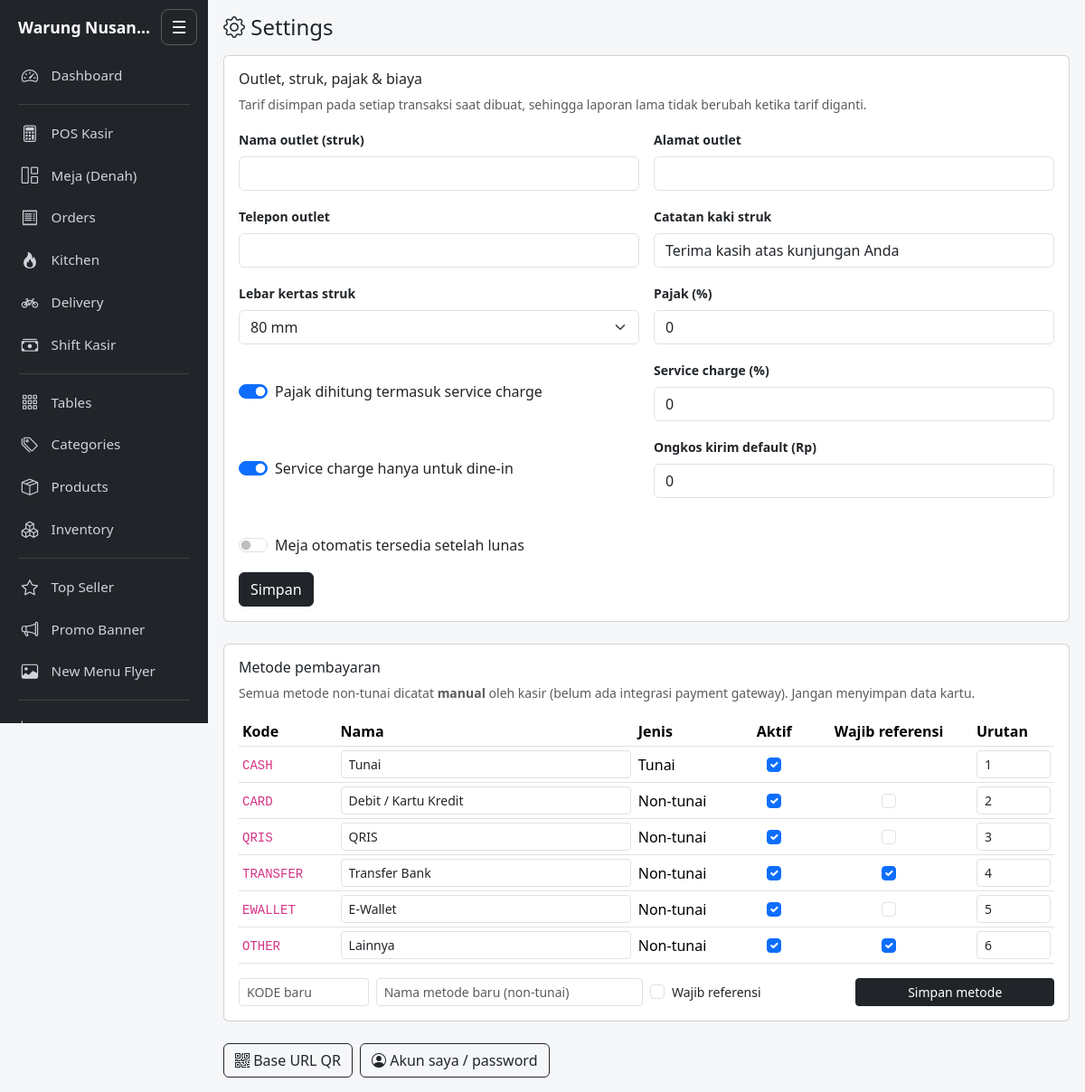
Screenshot of /admin/settings.php (signed in) with the database file from the repository.
### tables this page shows
CREATE TABLE IF NOT EXISTS payment_methods (
  id INT UNSIGNED NOT NULL AUTO_INCREMENT PRIMARY KEY,
  code VARCHAR(20) NOT NULL UNIQUE,
  name VARCHAR(50) NOT NULL,
  type ENUM('CASH','NONCASH') NOT NULL,
  requires_reference TINYINT(1) NOT NULL DEFAULT 0,
  is_active TINYINT(1) NOT NULL DEFAULT 1,
  sort_order SMALLINT UNSIGNED NOT NULL DEFAULT 0
);

### includes/functions.php (called while the page is built, shortened)
<?php
function db(): PDO
{
    static $pdo = null;
    if ($pdo === null) {
        $c = require ROOT_PATH . '/config/database.php';
        $dsn = 'mysql:host=' . $c['host'] . ';dbname=' . $c['name'] . ';charset=utf8mb4';
        $pdo = new PDO($dsn, $c['user'], $c['pass'], [
            PDO::ATTR_ERRMODE            => PDO::ERRMODE_EXCEPTION,
            PDO::ATTR_DEFAULT_FETCH_MODE => PDO::FETCH_ASSOC,
            PDO::ATTR_EMULATE_PREPARES   => false,
            PDO::MYSQL_ATTR_INIT_COMMAND => "SET time_zone = '+07:00'",
        ]);
    }
    return $pdo;
}
function e($value): string
{
    return htmlspecialchars((string) $value, ENT_QUOTES, 'UTF-8');
}

### includes/orders.php (called while the page is built, shortened)
<?php
require_once __DIR__ . '/functions.php';
function settings_all(): array
{
    static $all = null;
    if ($all === null) {
        $all = [];
        foreach (db()->query('SELECT setting_key, setting_value FROM settings') as $r) {
            $all[$r['setting_key']] = $r['setting_value'];
        }
    }
    return $all;
}
function setting(string $key, string $default = ''): string
{
    $a = settings_all();
    return isset($a[$key]) ? $a[$key] : $default;
}

### includes/auth.php (called while the page is built, shortened)
<?php
require_once __DIR__ . '/functions.php';
function current_user(): ?array
{
    static $cache = false;
    if ($cache !== false) {
        return $cache;
    }
    $cache = null;
    if (!empty($_SESSION['user_id'])) {
        $st = db()->prepare('SELECT u.id, u.username, u.name, u.is_active, u.role_id, r.code AS role_code, r.name AS role_name
                             FROM users u JOIN roles r ON r.id = u.role_id WHERE u.id = ?');
        $st->execute([$_SESSION['user_id']]);
        $u = $st->fetch();
        if ($u && $u['is_active']) {
            $cache = $u;
        } else {
            $_SESSION = [];
        }
    }
    return $cache;
}
function user_permissions(): array
{
    static $perms = null;
    if ($perms !== null) {
        return $perms;
    }
    $u = current_user();
    if ($u['role_code'] === 'ADMIN') {
        return $perms = array_keys(PERMISSIONS);
    }
    $st = db()->prepare('SELECT permission FROM role_permissions WHERE role_id = ?');
    $st->execute([$u['role_id']]);
    return $perms = $st->fetchAll(PDO::FETCH_COLUMN);
}
function can($perm): bool
{
    $have = user_permissions();
    foreach ((array) $perm as $p) {
        if (in_array($p, $have, true)) {
            return true;
        }
    }
    return false;
}
function require_permission($perm, bool $json = false): void
{
    if (can($perm)) {
        return;
    }
    include ROOT_PATH . '/includes/header.php';
    include ROOT_PATH . '/includes/footer.php';
    exit;
}

### admin/settings.php (the view, shortened to what this page needs)
<?php
require_once __DIR__ . '/../includes/auth.php';
require_once __DIR__ . '/../includes/orders.php';
$pdo = db();
$fields = [
    'outlet_name' => ['Nama outlet (struk)', 'text', 100],
    'outlet_address' => ['Alamat outlet', 'text', 200],
    'outlet_phone' => ['Telepon outlet', 'text', 30],
    'receipt_footer' => ['Catatan kaki struk', 'text', 200],
    'receipt_width' => ['Lebar kertas struk', 'select', ['80' => '80 mm', '58' => '58 mm']],
    'tax_rate' => ['Pajak (%)', 'percent', null],
    'tax_include_service' => ['Pajak dihitung termasuk service charge', 'bool', null],
    'service_rate' => ['Service charge (%)', 'percent', null],
    'service_dine_in_only' => ['Service charge hanya untuk dine-in', 'bool', null],
    'delivery_fee_default' => ['Ongkos kirim default (Rp)', 'money', null],
    'table_auto_release' => ['Meja otomatis tersedia setelah lunas', 'bool', null],
];
$methods = $pdo->query('SELECT * FROM payment_methods ORDER BY sort_order, name')->fetchAll();
include __DIR__ . '/../includes/header.php';
?>
<div class="container-fluid py-3" style="max-width:960px">
  <h1 class="h4 mb-3"><i class="bi bi-gear"></i> Settings</h1>
  <form method="post" class="card mb-4"><div class="card-body">
    <h2 class="h6">Outlet, struk, pajak & biaya</h2>
    <p class="small text-muted">Tarif disimpan pada setiap transaksi saat dibuat, sehingga laporan lama tidak berubah ketika tarif diganti.</p>
    <div class="row g-3">
      <?php foreach ($fields as $k => $f): $v = setting($k); ?>
        <div class="col-12 col-md-6">
          <?php if ($f[1] === 'bool'): ?>
            <div class="form-check form-switch mt-md-4"><input class="form-check-input" type="checkbox" role="switch" name="<?= e($k) ?>" id="s-<?= e($k) ?>" value="1" <?= $v === '1' ? 'checked' : '' ?>>
              <label class="form-check-label" for="s-<?= e($k) ?>"><?= e($f[0]) ?></label></div>
          <?php else: ?>
            <label class="form-label small fw-semibold" for="s-<?= e($k) ?>"><?= e($f[0]) ?></label>
            <?php if ($f[1] === 'select'): ?>
              <select class="form-select" name="<?= e($k) ?>" id="s-<?= e($k) ?>"><?php foreach ($f[2] as $ov => $ol): ?><option value="<?= e($ov) ?>" <?= $v === (string) $ov ? 'selected' : '' ?>><?= e($ol) ?></option><?php endforeach; ?></select>
            <?php else: ?>
              <input class="form-control" name="<?= e($k) ?>" id="s-<?= e($k) ?>" value="<?= e($v) ?>"
                <?= $f[1] === 'percent' ? 'inputmode="decimal" pattern="\d{1,3}(\.\d{1,2})?"' : ($f[1] === 'money' ? 'inputmode="numeric" pattern="\d{1,9}"' : 'maxlength="' . (int) $f[2] . '"') ?>>
            <?php endif; ?>
          <?php endif; ?>
        </div>
      <?php endforeach; ?>
    </div>
    <button class="btn btn-dark mt-3">Simpan</button>
  </div></form>
  <form method="post" class="card mb-4"><div class="card-body">
    <h2 class="h6">Metode pembayaran</h2>
    <p class="small text-muted">Semua metode non-tunai dicatat <strong>manual</strong> oleh kasir (belum ada integrasi payment gateway). Jangan menyimpan data kartu.</p>
    <div class="table-responsive"><table class="table table-sm align-middle">
      <thead><tr><th>Kode</th><th>Nama</th><th>Jenis</th><th class="text-center">Aktif</th><th class="text-center">Wajib referensi</th><th>Urutan</th></tr></thead>
      <tbody>
      <?php foreach ($methods as $m): $c = e($m['code']); ?>
        <tr><td><code><?= $c ?></code></td>
          <td><input class="form-control form-control-sm" name="m[<?= $c ?>][name]" value="<?= e($m['name']) ?>" maxlength="50" aria-label="Nama <?= $c ?>"></td>
          <td><?= $m['type'] === 'CASH' ? 'Tunai' : 'Non-tunai' ?></td>
          <td class="text-center"><input class="form-check-input" type="checkbox" name="m[<?= $c ?>][active]" value="1" <?= $m['is_active'] ? 'checked' : '' ?> aria-label="Aktif <?= $c ?>"></td>
          <td class="text-center"><?php if ($m['type'] !== 'CASH'): ?><input class="form-check-input" type="checkbox" name="m[<?= $c ?>][ref]" value="1" <?= $m['requires_reference'] ? 'checked' : '' ?> aria-label="Referensi <?= $c ?>"><?php endif; ?></td>
          <td style="width:90px"><input class="form-control form-control-sm" type="number" min="0" max="999" name="m[<?= $c ?>][sort]" value="<?= (int) $m['sort_order'] ?>" aria-label="Urutan <?= $c ?>"></td></tr>
      <?php endforeach; ?>
      </tbody></table></div>
    <div class="row g-2 align-items-center">
      <div class="col-4 col-md-2"><input class="form-control form-control-sm" name="new_code" maxlength="20" placeholder="KODE baru" aria-label="Kode metode baru"></div>
      <div class="col-8 col-md-4"><input class="form-control form-control-sm" name="new_name" maxlength="50" placeholder="Nama metode baru (non-tunai)" aria-label="Nama metode baru"></div>
      <div class="col-6 col-md-3"><div class="form-check"><input class="form-check-input" type="checkbox" name="new_ref" value="1" id="new_ref"><label class="form-check-label small" for="new_ref">Wajib referensi</label></div></div>
      <div class="col-6 col-md-3"><button class="btn btn-dark btn-sm w-100">Simpan metode</button></div>
    </div>
  </div></form>
  <div class="d-flex gap-2 flex-wrap">
    <?php if (can('tables.manage')): ?><a class="btn btn-outline-dark" href="qr.php"><i class="bi bi-qr-code"></i> Base URL QR</a><?php endif; ?>
    <a class="btn btn-outline-dark" href="account.php"><i class="bi bi-person-circle"></i> Akun saya / password</a>
  </div>
</div>
<?php include __DIR__ . '/../includes/footer.php'; ?>

### assets/css/style.css (style rules this page uses)
:root { --brand: #212529; --accent: #d9480f; }
body { background: #f6f7f9; }

### rows the page displays
payment_methods: code "CASH", name "Tunai", type "Tunai", is_active "☑", sort_order "1"
payment_methods: code "CARD", name "Debit / Kartu Kredit", type "Non-tunai", is_active "☑", sort_order "2"
payment_methods: code "QRIS", code+name "QRIS", type "Non-tunai", is_active "☑", sort_order "3"
payment_methods: code "TRANSFER", name "Transfer Bank", type "Non-tunai", is_active "☑", requires_reference "☑", sort_order "4"
payment_methods: code "EWALLET", name "E-Wallet", type "Non-tunai", is_active "☑", sort_order "5"
payment_methods: code "OTHER", name "Lainnya", type "Non-tunai", is_active "☑", requires_reference "☑", sort_order "6"

### other values shown
APP_NAME "Warung Nusan…"
$n[1] "Dashboard"
$n[1] "POS Kasir"
$n[1] "Meja (Denah)"
$n[1] "Orders"
$n[1] "Kitchen"
$n[1] "Delivery"
$n[1] "Shift Kasir"
$n[1] "Tables"
$n[1] "Categories"
$n[1] "Products"
$n[1] "Inventory"
$n[1] "Top Seller"
$n[1] "Promo Banner"
$n[1] "New Menu Flyer"
